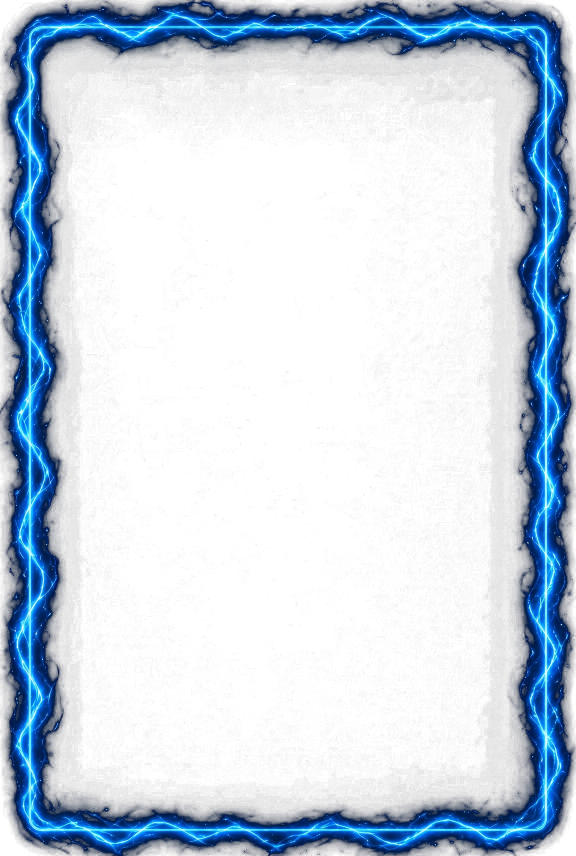
#> input picture assets/frames/tech.png, 1152 x 1712 px (shown at 1/2 size)
$ python make_card_back.py
#> lines starting #> are read from the running program, lines starting #| are printed output that depends on the picture; after the words box and inside, x2 and y2 are one past the last pixel; in counts of white or black regions, pixels touching at a corner belong together
#!/usr/bin/env python3
"""Generate the interim card-back placeholder at assets/ui/card_back.png.

TODO(art): Art Director replaces this file in place. Keep 1152×1712 (same
ratio as assets/frames/*.png / CardView.CARD_SIZE) so TextureRects stay
aspect-correct. See docs/ASSETS.md.
"""

from __future__ import annotations

import math
from pathlib import Path

from PIL import Image, ImageDraw, ImageFilter

ROOT = Path(__file__).resolve().parents[1]
OUT = ROOT / "assets" / "ui" / "card_back.png"
FRAME = ROOT / "assets" / "frames" / "tech.png"

W, H = 1152, 1712
# CardView body fill — sit just inside the neon outline.
INSET = 58
RADIUS = 52


def _lerp(a: tuple[int, ...], b: tuple[int, ...], t: float) -> tuple[int, ...]:
    return tuple(int(a[i] + (b[i] - a[i]) * t) for i in range(len(a)))


def _body() -> Image.Image:
    img = Image.new("RGBA", (W, H), (0, 0, 0, 0))
#> img: PIL image 1152x1712 RGBA; every value is 0
    # Raised navy — dark enough for the neon frame, light enough that a 70px
    # ghost still reads as a card and not a hollow outline on the combat UI.
    top = (22, 34, 48, 255)
    bot = (32, 48, 64, 255)
    grad = Image.new("RGBA", (W, H), (0, 0, 0, 0))
    gp = grad.load()
    for y in range(H):
        t = y / float(H - 1)
        c = _lerp(top, bot, t)
        for x in range(W):
            gp[x, y] = c

    mask = Image.new("L", (W, H), 0)
#> mask: PIL image 1152x1712 L; every value is 0
    ImageDraw.Draw(mask).rounded_rectangle(
        [INSET, INSET, W - INSET, H - INSET], radius=RADIUS, fill=255
    )
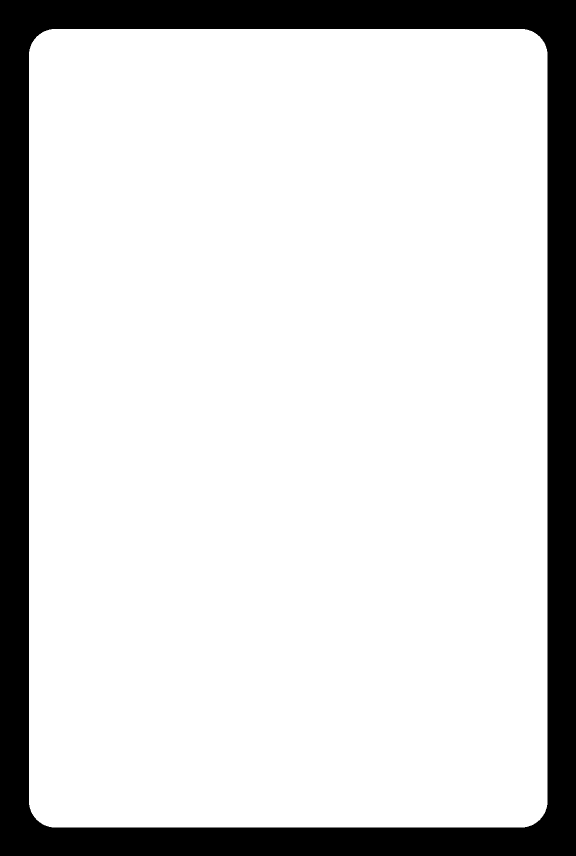
#> mask: PIL image 1152x1712 L (shown at 1/2 size); 83.8% white; 1 black region, box (x1, y1, x2, y2) and area: (0, 0, 1152, 1712) 318515
    img.paste(grad, (0, 0), mask)
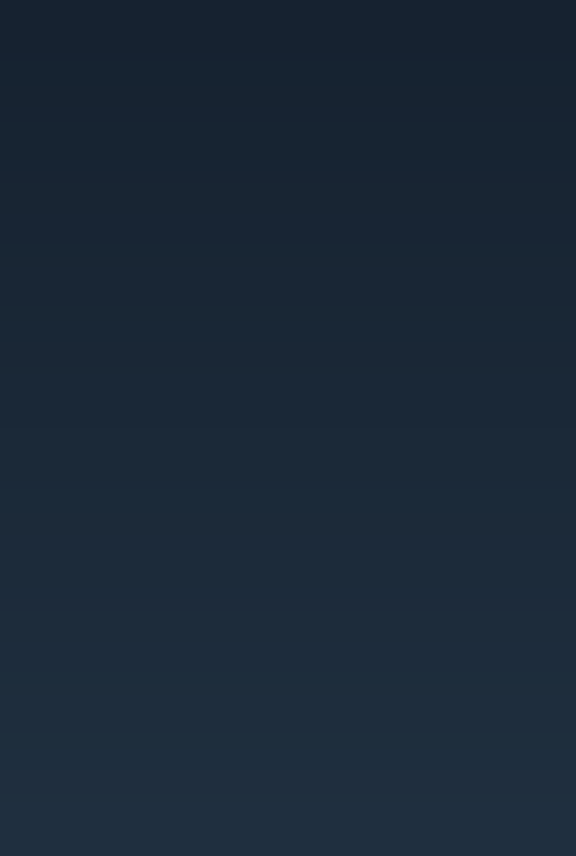
#> grad: PIL image 1152x1712 RGBA (shown at 1/2 size); mean R, G, B, A 26.5, 40.5, 55.5, 255
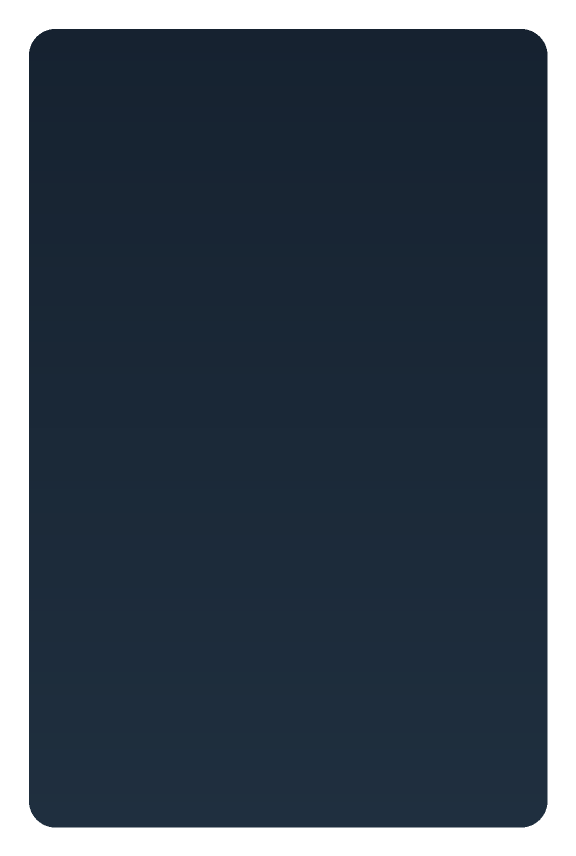
#> img: PIL image 1152x1712 RGBA (shown at 1/2 size); mean R, G, B, A 22.2, 34, 46.5, 213.8; transparent parts drawn white

    draw = ImageDraw.Draw(img, "RGBA")
    # Inner rail — tinted frame so the fallback still looks like a card back
    # if the neon overlay is missing.
    draw.rounded_rectangle(
        [INSET + 10, INSET + 10, W - INSET - 10, H - INSET - 10],
        radius=RADIUS - 8,
        outline=(28, 111, 150, 210),
        width=4,
    )
    draw.rounded_rectangle(
        [INSET + 22, INSET + 22, W - INSET - 22, H - INSET - 22],
        radius=RADIUS - 16,
        outline=(41, 182, 246, 70),
        width=2,
    )

    # Quiet hatch. Dense enough to read at pile size, not busy in motion.
    hatch = Image.new("RGBA", (W, H), (0, 0, 0, 0))
    hd = ImageDraw.Draw(hatch, "RGBA")
    step = 26
    colour = (48, 110, 148, 70)
    for i in range(-H, W + H, step):
        hd.line([(i, 0), (i + H, H)], fill=colour, width=2)
        hd.line([(i, H), (i + H, 0)], fill=colour, width=1)
    img.paste(hatch, (0, 0), Image.composite(hatch, Image.new("RGBA", (W, H)), mask))
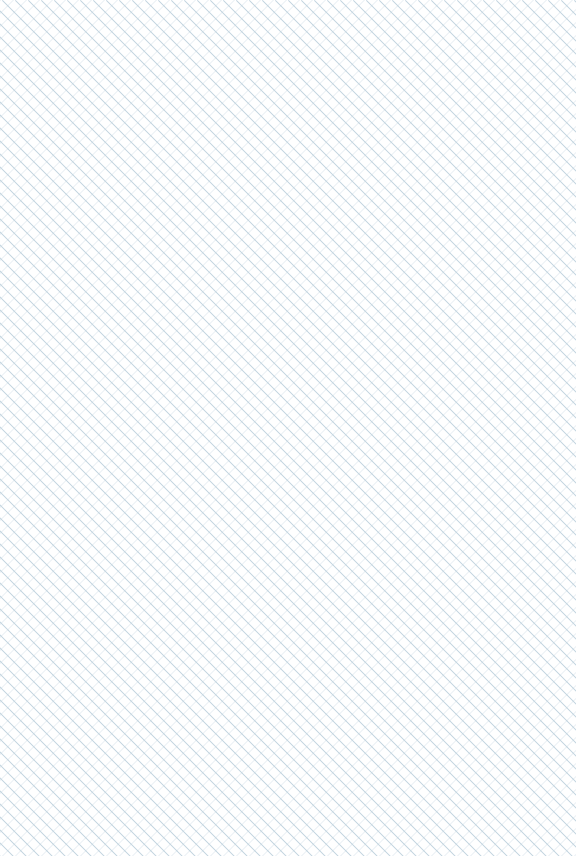
#> hatch: PIL image 1152x1712 RGBA (shown at 1/2 size); mean R, G, B, A 7.2, 16.6, 22.3, 10.6; transparent parts drawn white
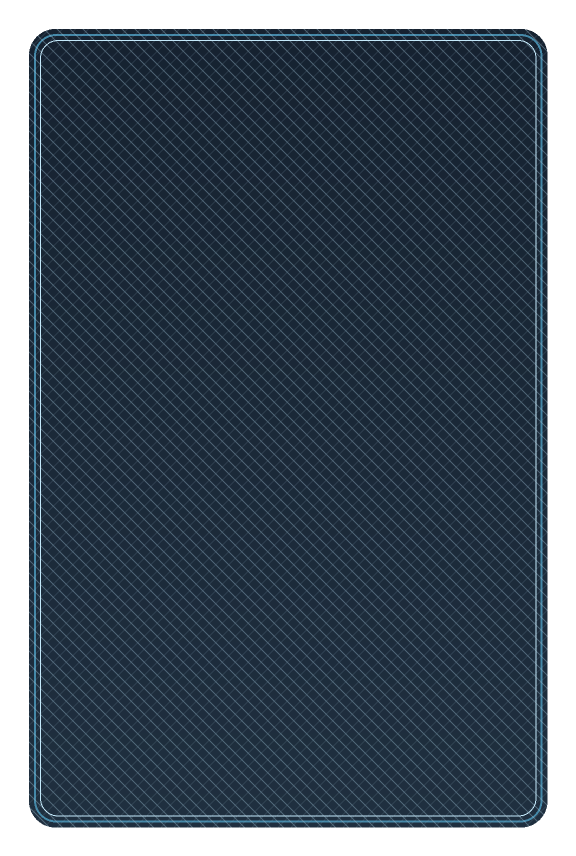
#> img: PIL image 1152x1712 RGBA (shown at 1/2 size); mean R, G, B, A 23.1, 37.8, 51.6, 206; transparent parts drawn white

    _emblem(draw)
    return img


def _emblem(draw: ImageDraw.ImageDraw) -> None:
    cx, cy = W // 2, int(H * 0.48)
    ring_r = 168
    draw.ellipse(
        [cx - ring_r, cy - ring_r, cx + ring_r, cy + ring_r],
        outline=(41, 182, 246, 200),
        width=7,
    )
    draw.ellipse(
        [cx - ring_r + 18, cy - ring_r + 18, cx + ring_r - 18, cy + ring_r - 18],
        outline=(28, 111, 150, 140),
        width=3,
    )
    # Nested chevrons — reads as a hull / salvage mark at 70×104.
    for i, (spread, alpha) in enumerate(((0, 230), (34, 160), (68, 90))):
        y0 = cy - 70 + spread * 0.15
        pts = [
            (cx, y0 - 36),
            (cx + 92 + spread * 0.35, y0 + 48),
            (cx + 58 + spread * 0.2, y0 + 48),
            (cx, y0 - 4),
            (cx - 58 - spread * 0.2, y0 + 48),
            (cx - 92 - spread * 0.35, y0 + 48),
        ]
        draw.polygon(pts, outline=(41, 182, 246, alpha))
        # Fat stroke via a second offset polygon fill ring.
        draw.line(pts + [pts[0]], fill=(41, 182, 246, alpha), width=8 if i == 0 else 5)

    # Small lower pip so the back isn't a single blob when scaled down.
    pip_y = cy + 210
    draw.ellipse([cx - 14, pip_y - 14, cx + 14, pip_y + 14], fill=(41, 182, 246, 200))
    draw.ellipse(
        [cx - 36, pip_y + 40, cx + 36, pip_y + 48],
        fill=(28, 111, 150, 120),
    )


def main() -> None:
    body = _body()
    if FRAME.is_file():
        frame = Image.open(FRAME).convert("RGBA")
#> frame is the input picture: PIL image 1152x1712 RGBA; mean R, G, B, A 4.4, 19.7, 39.9, 59.9
        if frame.size != (W, H):
            frame = frame.resize((W, H), Image.Resampling.LANCZOS)
        # Soften the electrical fringe a hair so a flying ghost stays readable.
        glow = frame.filter(ImageFilter.GaussianBlur(radius=1.2))
        body = Image.alpha_composite(body, glow)
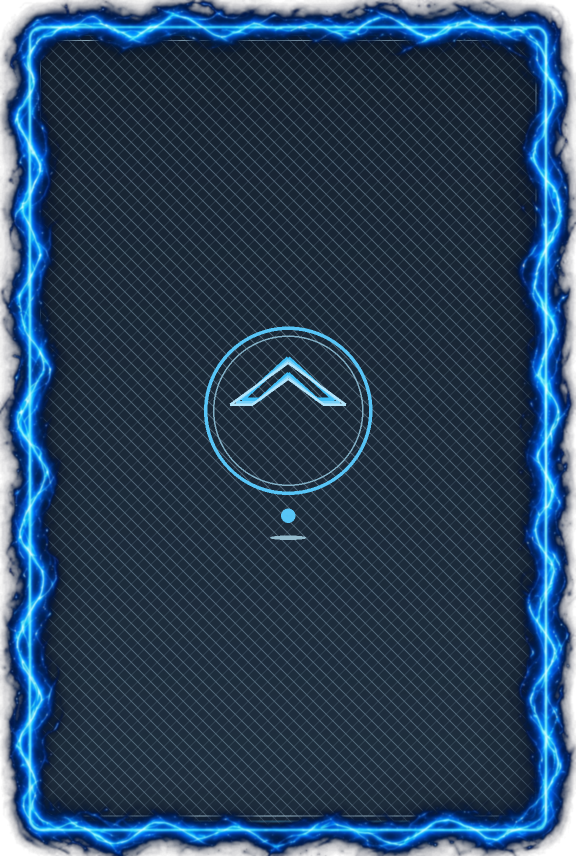
#> body: PIL image 1152x1712 RGBA (shown at 1/2 size); mean R, G, B, A 23, 48.8, 75.3, 235.8; transparent parts drawn white
        body = Image.alpha_composite(body, frame)
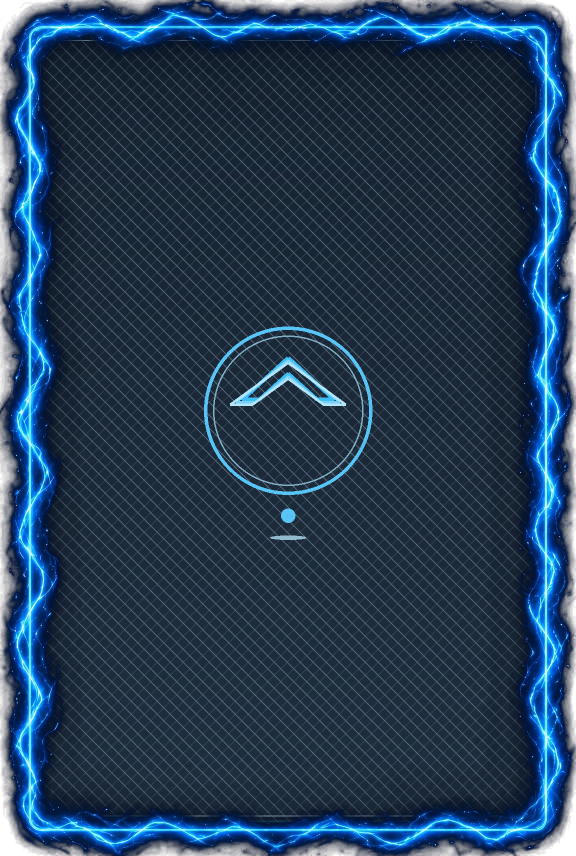
#> body: PIL image 1152x1712 RGBA (shown at 1/2 size); mean R, G, B, A 22.3, 47.8, 74.3, 239.2; transparent parts drawn white
    OUT.parent.mkdir(parents=True, exist_ok=True)
    body.save(OUT, "PNG")
    print(f"wrote {OUT} {body.size} {OUT.stat().st_size} bytes")
#| wrote assets/ui/card_back.png (1152, 1712) 1587211 bytes


if __name__ == "__main__":
    main()
